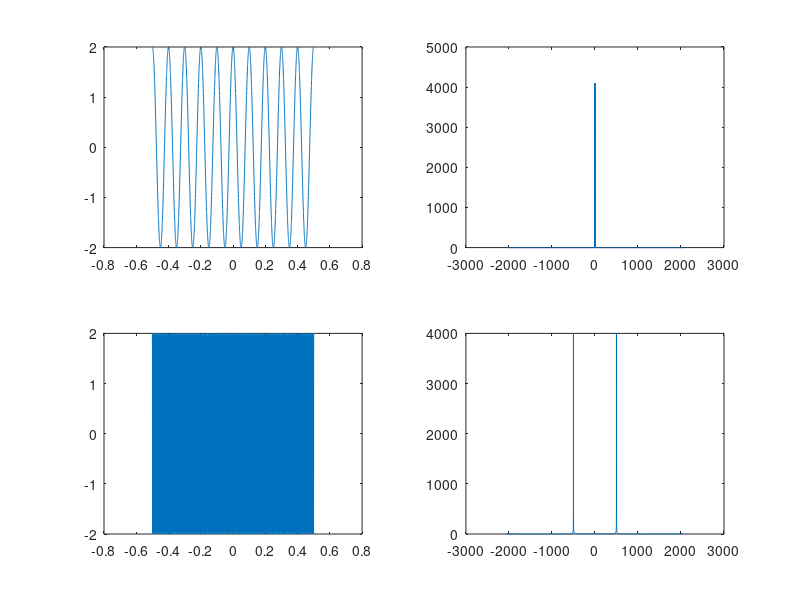
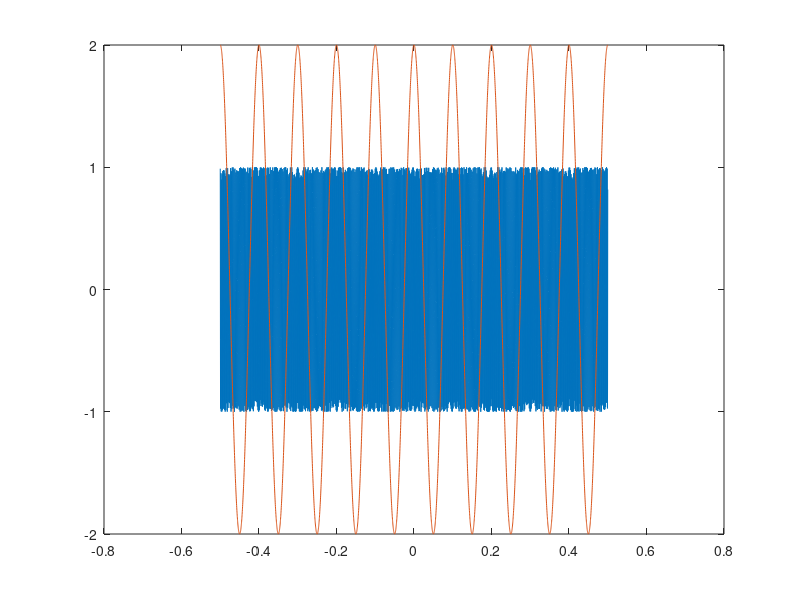
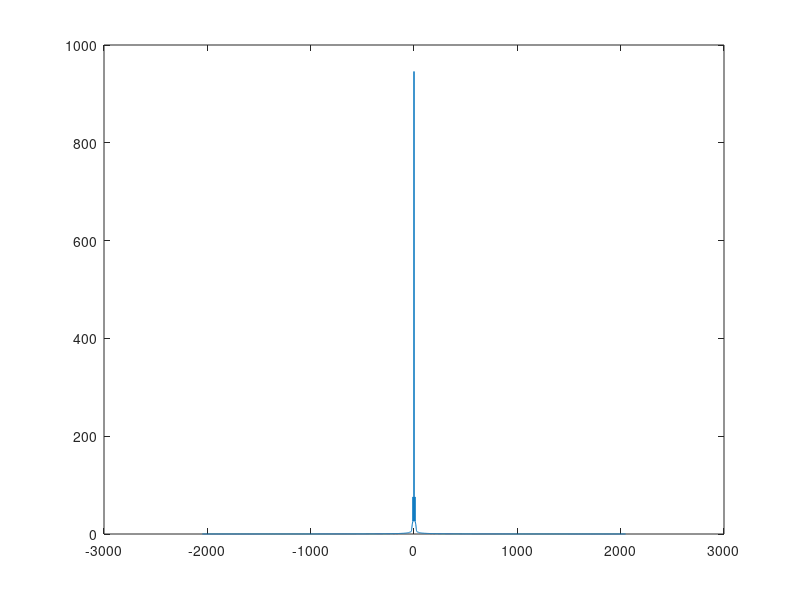
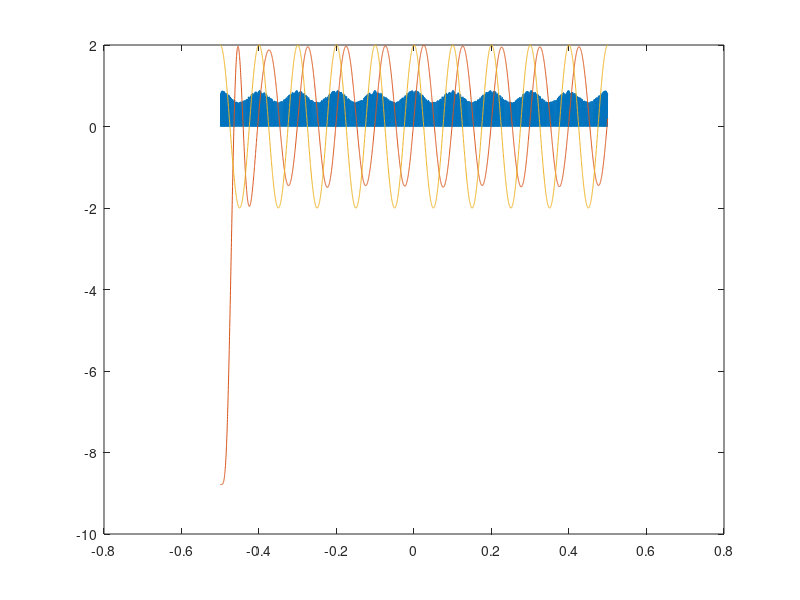

The MATLAB script that drew these images, in order: (Note: this script raises an error after producing the figures.)
close all

a = 2;
b = 10;
A = 2;
fc = 500;
fDev = 50;
tmin = -0.5;
tmax = 0.5;
L = 4096;
Fe = L/(tmax-tmin); %Fe = 4096
Te = 1/Fe;
t = linspace(tmin,tmax,L);
f = (-L/2:L/2-1)/(L/Fe);

%% Initialisation des signaux
m = a * cos(2*pi*b*t);
pq = A * cos(2*pi*fc*t);
M = fftshift(abs(fft(m,L)));
P = fftshift(abs(fft(pq,L)));
figure('Name','Init')
subplot(221)
plot(t,m)
subplot(223)
plot(t,pq)

subplot(222)
plot(f,M)
subplot(224)
plot(f,P)

%% Demodulation FM/PM

% a

y = fmmod(m,fc,Fe,fDev);
figure('Name','Modulation FM')
plot(t,y)
hold on
plot(t,m)


%%%%%detecteur d'envelope

figure('Name','demodulation FM frequency')
Ydem = diff(y); %derivateur
Ydem = Ydem .* (Ydem>0); 
TfYdem = fftshift(abs(fft(Ydem,L)));
[B,A] = butter(5,0.01,"low");
Sm1 = filter(B,A,Ydem);
TfSm1 = fftshift(abs(fft(Sm1,L)));
plot(f,TfSm1)
%%%%%

figure('Name','demodulation FM')
plot(t(1:length(Ydem)),Ydem)
hold on
ydem =(Sm1-mean(Sm1));
ydem = max(m)/max(ydem(L/2:end)) .* ydem; 
plot(t(1:length(Ydem)),ydem)
hold on 
plot(t,m)





%b FM demodulation
UpZCi = @(v) find((v(1:end-1) <= 0 & v(2:end) > 0) | (v(1:end-1) >= 0 & v(2:end) < 0));	% Returns Up Zero-Crossing Indices


figure('Name','FM demodulation')
a=UpZCi(y);
pulses = zeros(1,L);
pulses(a)=1;
stem(t,pulses)
hold on
plot(t,y)

Tfpulses = fftshift(abs(fft(pulses,L)));
[B,A] = butter(5,0.01,"low");
Sm1 = filter(B,A,pulses);
hold on
plot(t,Sm1-mean(Sm1),'b')

%c  PM demodulation

y = pmmod(m,500,Fe,5);

figure('Name','PM demodulation')
a=UpZCi(y);
pulses = zeros(1,L);
pulses(a)=1;
stem(t,pulses)
hold on
plot(t,y)

Tfpulses = fftshift(abs(fft(pulses,L)));
[B,A] = butter(5,0.01,"low");
Sm1 = filter(B,A,pulses);
hold on
plot(t,Sm1-mean(Sm1),'b')